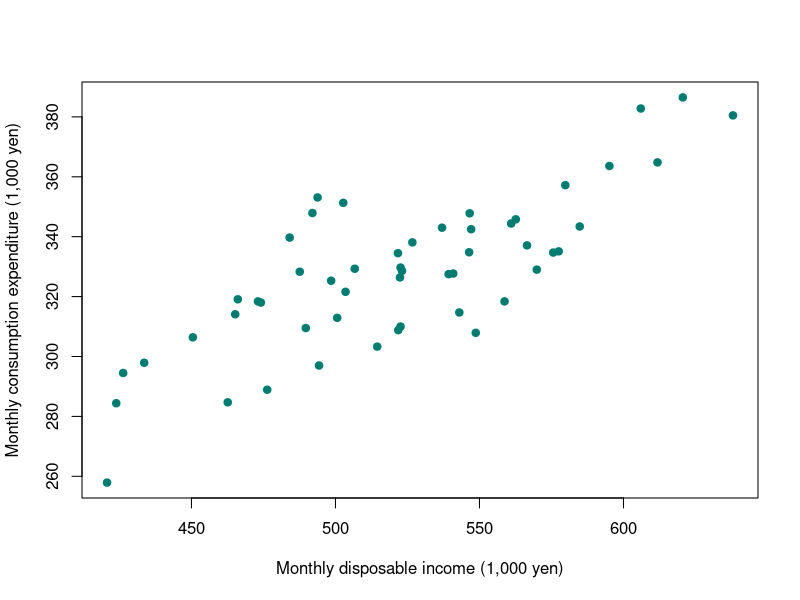
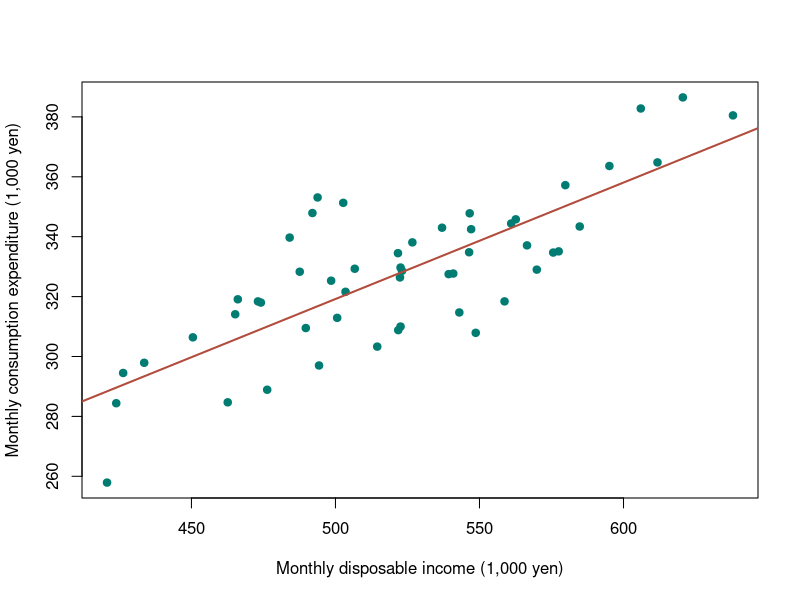

Source code (R) for these figures, in order:
# 第5回：計量経済分析の流れと単回帰分析
# zemi.Rprojを開き、data/data_lesson05.csvを準備する。
# Projectを作業ディレクトリとして、上から順に実行する。
# R標準機能のみ使用。
# データ：2024年家計調査、二人以上の世帯のうち勤労者世帯、52都市。
# 1行は1都市。金額は1世帯当たり1か月間の都市別平均（千円）。
# incomeは可処分所得、consumptionは消費支出。food（食料支出）は今回は使わない。
# city_codeは文字列として扱う。都市平均の関係と個々の世帯の関係を区別する。
# 出典：総務省統計局・e-Stat「家計調査」
# https://www.e-stat.go.jp/stat-search/files?stat_infid=000040247064

# 1. データの読み込みと確認
kakei <- read.csv(
  "data/data_lesson05.csv",
  fileEncoding = "UTF-8",
  colClasses = c(city_code = "character")
)
print(head(kakei))
print(nrow(kakei))
print(colSums(is.na(kakei[c("income", "consumption")])))
print(range(kakei$income))
print(summary(kakei[c("income", "consumption")]))

# 2. 予備的分析：所得と消費支出の散布図と相関係数
plot(
  x = kakei$income,
  y = kakei$consumption,
  xlab = "Monthly disposable income (1,000 yen)",
  ylab = "Monthly consumption expenditure (1,000 yen)",
  pch = 19,
  col = "#007c73"
)

# 相関係数：約0.789。線形の関係の方向と強さを表し、回帰係数とは異なる。
print(cor(kakei$income, kakei$consumption))

# 3. 単回帰モデルの推定
model <- lm(consumption ~ income, data = kakei)
print(coef(model))

# 散布図に推定した回帰直線を追加
plot(
  x = kakei$income,
  y = kakei$consumption,
  xlab = "Monthly disposable income (1,000 yen)",
  ylab = "Monthly consumption expenditure (1,000 yen)",
  pch = 19,
  col = "#007c73"
)
abline(model, col = "#b24c3d", lwd = 2)

# 4. 所得の係数の仮説検定（H0: b = 0、H1: b != 0、両側、有意水準5%）
# Estimate / Std. Error がt値、Pr(>|t|)が両側p値。
print(summary(model))
# Coefficients表のincome行から、係数・標準誤差・t値・p値を読む。
# pは約3.85e-12 < 0.05。帰無仮説を棄却し、係数の推定値は正。
# 結論はモデルと通常のt検定の前提に依存し、因果効果を示すものではない。

# 5. モデルの当てはまり（決定係数R^2）
print(summary(model)$r.squared)
# 約0.622：消費支出のばらつきの約62.2%を回帰直線が説明する。

# 6. 所得の都市平均が500千円のときの消費支出を予測
print(predict(model, newdata = data.frame(income = 500)))
